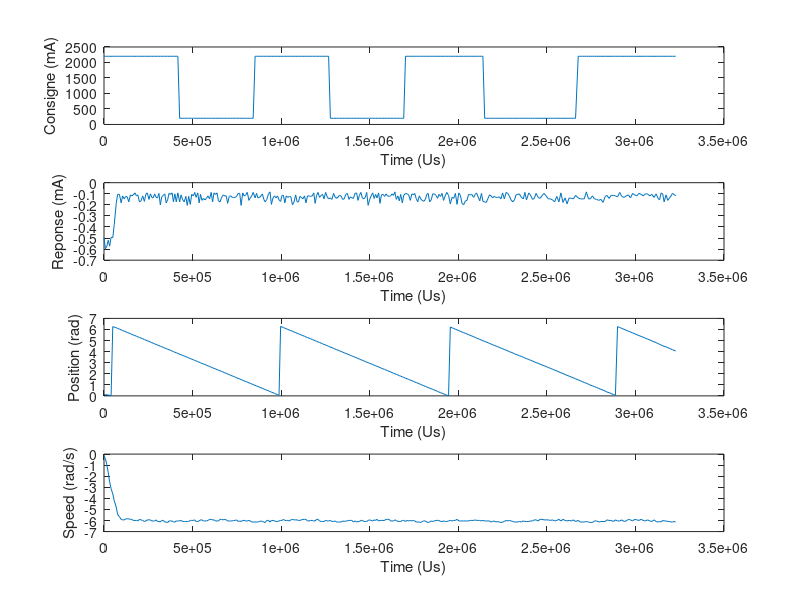
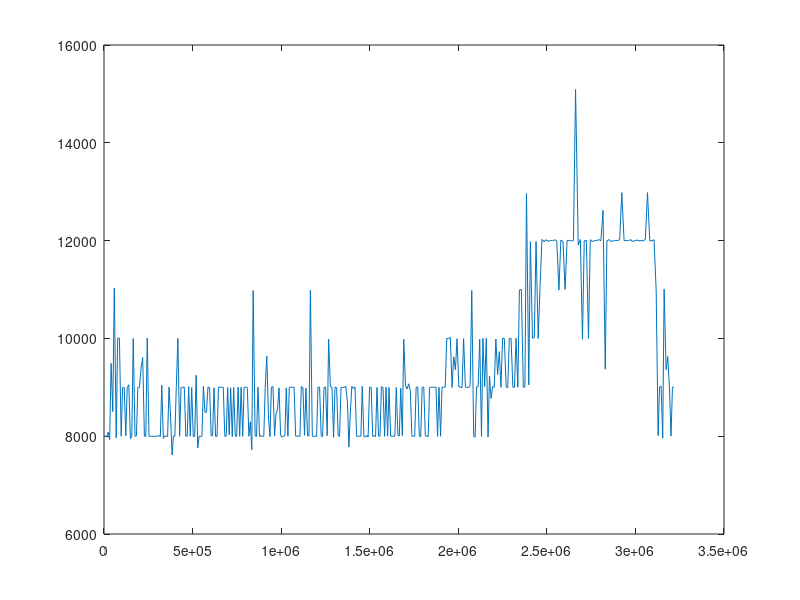

MATLAB code for these plots, in order:
%Succeed to open USB2Dynamixel!
data=struct();
data.description_experience="Consigne de couple sinusoidale, avec asservissement";
data.values=zeros(10000,6);% Indices des colonnes de données
data.col_time=1;
data.col_position=2;
data.col_vitesse=3;
data.col_current=4;
data.col_load=5;
data.col_consigne=6;
i=0;
%Press Enter key to continue!(press ESC and Enter to quit)

i=i+1;data.values(i,:)=[0,0.121214,-0.143807,-0.497129,2.680000,2200];
i=i+1;data.values(i,:)=[7996,0.112008,-0.431421,-0.596104,2.700000,2200];
i=i+1;data.values(i,:)=[16004,0.093596,-0.958713,-0.573610,2.800000,2200];
i=i+1;data.values(i,:)=[23993,0.070580,-1.677747,-0.519623,2.800000,2200];
i=i+1;data.values(i,:)=[32077,0.044496,-2.540589,-0.573610,2.800000,2200];
i=i+1;data.values(i,:)=[40007,0.007672,-3.115817,-0.492630,2.720000,2200];
i=i+1;data.values(i,:)=[49497,6.255567,-3.595174,-0.497129,2.940000,2200];
i=i+1;data.values(i,:)=[58000,6.208002,-4.218338,-0.375658,3.020000,2200];
i=i+1;data.values(i,:)=[69028,6.154299,-4.793564,-0.186704,2.750000,2200];
i=i+1;data.values(i,:)=[76992,6.086788,-5.464664,-0.105724,2.210000,2200];
i=i+1;data.values(i,:)=[86999,6.037688,-5.656406,-0.105724,2.010000,2200];
i=i+1;data.values(i,:)=[97000,5.965573,-5.896085,-0.182205,1.960000,2200];
i=i+1;data.values(i,:)=[105000,5.901131,-5.944021,-0.119221,1.960000,2200];
i=i+1;data.values(i,:)=[113997,5.845894,-5.944021,-0.146214,1.920000,2200];
i=i+1;data.values(i,:)=[122995,5.786054,-5.848149,-0.123720,1.920000,2200];
i=i+1;data.values(i,:)=[131004,5.729283,-5.848149,-0.128219,1.840000,2200];
i=i+1;data.values(i,:)=[139997,5.675581,-5.848149,-0.173208,1.880000,2200];
i=i+1;data.values(i,:)=[149048,5.615741,-5.896085,-0.110223,1.880000,2200];
i=i+1;data.values(i,:)=[156999,5.555901,-5.896085,-0.119221,1.840000,2200];
i=i+1;data.values(i,:)=[164999,5.500664,-5.991956,-0.110223,1.920000,2200];
i=i+1;data.values(i,:)=[174997,5.454633,-5.991956,-0.092227,1.920000,2200];
i=i+1;data.values(i,:)=[182995,5.385588,-5.991956,-0.119221,1.920000,2200];
i=i+1;data.values(i,:)=[191002,5.333419,-6.039892,-0.110223,1.920000,2200];
i=i+1;data.values(i,:)=[200001,5.276649,-5.896085,-0.173208,1.840000,2200];
i=i+1;data.values(i,:)=[209000,5.216808,-5.944021,-0.164210,1.840000,2200];
i=i+1;data.values(i,:)=[218388,5.161572,-5.991956,-0.119221,1.760000,2200];
i=i+1;data.values(i,:)=[227997,5.094060,-6.087827,-0.168709,1.880000,2200];
i=i+1;data.values(i,:)=[235996,5.031151,-6.039892,-0.105724,1.800000,2200];
i=i+1;data.values(i,:)=[243996,4.980518,-5.944021,-0.092227,1.800000,2200];
i=i+1;data.values(i,:)=[254003,4.926815,-5.944021,-0.150713,1.800000,2200];
i=i+1;data.values(i,:)=[261999,4.859303,-5.944021,-0.101225,1.800000,2200];
i=i+1;data.values(i,:)=[270000,4.805601,-6.039892,-0.132718,1.840000,2200];
i=i+1;data.values(i,:)=[277995,4.753433,-6.039892,-0.137216,1.840000,2200];
i=i+1;data.values(i,:)=[285997,4.698196,-6.039892,-0.101225,1.760000,2200];
i=i+1;data.values(i,:)=[293997,4.647563,-5.944021,-0.132718,1.760000,2200];
i=i+1;data.values(i,:)=[301992,4.595394,-6.087827,-0.137216,1.840000,2200];
i=i+1;data.values(i,:)=[309995,4.540158,-6.087827,-0.096726,1.840000,2200];
i=i+1;data.values(i,:)=[318010,4.486455,-6.135763,-0.200201,1.760000,2200];
i=i+1;data.values(i,:)=[325999,4.435822,-5.991956,-0.128219,1.760000,2200];
i=i+1;data.values(i,:)=[335040,4.383654,-5.991956,-0.114722,1.840000,2200];
i=i+1;data.values(i,:)=[342995,4.323813,-6.135763,-0.101225,1.840000,2200];
i=i+1;data.values(i,:)=[351001,4.270111,-6.135763,-0.182205,1.800000,2200];
i=i+1;data.values(i,:)=[359000,4.216409,-6.183698,-0.155212,1.710000,2200];
i=i+1;data.values(i,:)=[366994,4.165775,-6.039892,-0.096726,1.710000,2200];
i=i+1;data.values(i,:)=[375998,4.112072,-6.039892,-0.105724,1.710000,2200];
i=i+1;data.values(i,:)=[384379,4.050698,-6.039892,-0.092227,1.800000,2200];
i=i+1;data.values(i,:)=[391994,3.996996,-6.135763,-0.173208,1.800000,2200];
i=i+1;data.values(i,:)=[399998,3.941759,-6.135763,-0.101225,1.710000,2200];
i=i+1;data.values(i,:)=[407995,3.892660,-6.039892,-0.173208,1.710000,2200];
i=i+1;data.values(i,:)=[416992,3.838957,-6.039892,-0.092227,1.760000,2200];
i=i+1;data.values(i,:)=[426995,3.760705,-6.039892,-0.173208,1.710000,200];
i=i+1;data.values(i,:)=[434994,3.713140,-5.991956,-0.110223,1.710000,200];
i=i+1;data.values(i,:)=[443993,3.657903,-6.087827,-0.155212,1.760000,200];
i=i+1;data.values(i,:)=[452992,3.599598,-6.087827,-0.173208,1.800000,200];
i=i+1;data.values(i,:)=[461998,3.539758,-6.087827,-0.123720,1.760000,200];
i=i+1;data.values(i,:)=[469998,3.486056,-6.087827,-0.204700,1.880000,200];
i=i+1;data.values(i,:)=[477998,3.433887,-6.087827,-0.123720,1.840000,200];
i=i+1;data.values(i,:)=[487012,3.377116,-5.991956,-0.195702,1.800000,200];
i=i+1;data.values(i,:)=[495013,3.317276,-5.991956,-0.105724,1.760000,200];
i=i+1;data.values(i,:)=[504007,3.263574,-5.991956,-0.119221,1.800000,200];
i=i+1;data.values(i,:)=[511997,3.203734,-5.944021,-0.087729,1.760000,200];
i=i+1;data.values(i,:)=[519993,3.154635,-6.087827,-0.132718,1.840000,200];
i=i+1;data.values(i,:)=[529239,3.100932,-6.087827,-0.092227,1.840000,200];
i=i+1;data.values(i,:)=[536997,3.041092,-6.039892,-0.182205,1.840000,200];
i=i+1;data.values(i,:)=[544999,2.984321,-5.944021,-0.105724,1.800000,200];
i=i+1;data.values(i,:)=[552992,2.932153,-5.944021,-0.159711,1.800000,200];
i=i+1;data.values(i,:)=[560994,2.884588,-6.039892,-0.141715,1.840000,200];
i=i+1;data.values(i,:)=[570011,2.829351,-6.039892,-0.155212,1.880000,200];
i=i+1;data.values(i,:)=[578495,2.771046,-6.039892,-0.141715,1.880000,200];
i=i+1;data.values(i,:)=[586995,2.709671,-5.991956,-0.119221,1.880000,200];
i=i+1;data.values(i,:)=[595999,2.654435,-5.896085,-0.146214,1.840000,200];
i=i+1;data.values(i,:)=[604992,2.594595,-5.896085,-0.087729,1.760000,200];
i=i+1;data.values(i,:)=[612994,2.539358,-5.944021,-0.173208,1.800000,200];
i=i+1;data.values(i,:)=[621011,2.485656,-5.944021,-0.092227,1.800000,200];
i=i+1;data.values(i,:)=[630001,2.430419,-6.039892,-0.105724,1.880000,200];
i=i+1;data.values(i,:)=[637997,2.372113,-6.039892,-0.092227,1.880000,200];
i=i+1;data.values(i,:)=[645993,2.318411,-6.039892,-0.164210,1.880000,200];
i=i+1;data.values(i,:)=[654992,2.269311,-5.896085,-0.173208,1.840000,200];
i=i+1;data.values(i,:)=[663993,2.207937,-5.896085,-0.132718,1.800000,200];
i=i+1;data.values(i,:)=[672992,2.148098,-5.944021,-0.110223,1.800000,200];
i=i+1;data.values(i,:)=[681995,2.088258,-5.896085,-0.119221,1.800000,200];
i=i+1;data.values(i,:)=[689993,2.028418,-5.944021,-0.119221,1.800000,200];
i=i+1;data.values(i,:)=[697995,1.974715,-6.039892,-0.186704,1.840000,200];
i=i+1;data.values(i,:)=[706993,1.921013,-6.039892,-0.123720,1.840000,200];
i=i+1;data.values(i,:)=[715021,1.859639,-6.039892,-0.119221,1.840000,200];
i=i+1;data.values(i,:)=[724011,1.805936,-6.039892,-0.132718,1.880000,200];
i=i+1;data.values(i,:)=[732001,1.746096,-5.991956,-0.132718,1.800000,200];
i=i+1;data.values(i,:)=[740997,1.695463,-5.991956,-0.132718,1.760000,200];
i=i+1;data.values(i,:)=[748999,1.634089,-5.944021,-0.123720,1.760000,200];
i=i+1;data.values(i,:)=[756995,1.580386,-6.087827,-0.096726,1.840000,200];
i=i+1;data.values(i,:)=[765997,1.528218,-6.039892,-0.096726,1.840000,200];
i=i+1;data.values(i,:)=[773996,1.466844,-6.087827,-0.204700,1.840000,200];
i=i+1;data.values(i,:)=[782995,1.413141,-5.991956,-0.092227,1.760000,200];
i=i+1;data.values(i,:)=[790993,1.353301,-5.991956,-0.119221,1.760000,200];
i=i+1;data.values(i,:)=[799995,1.302668,-6.039892,-0.110223,1.710000,200];
i=i+1;data.values(i,:)=[809000,1.242828,-6.039892,-0.087729,1.710000,200];
i=i+1;data.values(i,:)=[817996,1.182988,-5.991956,-0.159711,1.760000,200];
i=i+1;data.values(i,:)=[825995,1.123148,-6.039892,-0.137216,1.710000,200];
i=i+1;data.values(i,:)=[834291,1.077117,-6.135763,-0.119221,1.800000,200];
i=i+1;data.values(i,:)=[842013,1.015743,-6.135763,-0.087729,1.800000,200];
i=i+1;data.values(i,:)=[852992,0.954369,-6.135763,-0.137216,1.800000,2200];
i=i+1;data.values(i,:)=[861000,0.894529,-6.135763,-0.096726,1.800000,2200];
i=i+1;data.values(i,:)=[868995,0.840827,-6.135763,-0.137216,1.800000,2200];
i=i+1;data.values(i,:)=[878001,0.790193,-6.087827,-0.132718,1.760000,2200];
i=i+1;data.values(i,:)=[885994,0.730353,-6.039892,-0.119221,1.710000,2200];
i=i+1;data.values(i,:)=[894004,0.678185,-6.087827,-0.101225,1.670000,2200];
i=i+1;data.values(i,:)=[901999,0.622948,-6.135763,-0.150713,1.800000,2200];
i=i+1;data.values(i,:)=[909999,0.569246,-6.183698,-0.173208,1.800000,2200];
i=i+1;data.values(i,:)=[918991,0.510940,-5.991956,-0.150713,1.670000,2200];
i=i+1;data.values(i,:)=[928629,0.457238,-5.991956,-0.101225,1.710000,2200];
i=i+1;data.values(i,:)=[936999,0.391261,-6.135763,-0.083230,1.800000,2200];
i=i+1;data.values(i,:)=[944992,0.337558,-5.991956,-0.195702,1.710000,2200];
i=i+1;data.values(i,:)=[953992,0.283856,-5.991956,-0.137216,1.760000,2200];
i=i+1;data.values(i,:)=[963006,0.222482,-6.039892,-0.119221,1.760000,2200];
i=i+1;data.values(i,:)=[971010,0.162642,-6.087827,-0.137216,1.800000,2200];
i=i+1;data.values(i,:)=[979458,0.108939,-6.087827,-0.119221,1.880000,2200];
i=i+1;data.values(i,:)=[988007,0.053702,-6.039892,-0.155212,1.840000,2200];
i=i+1;data.values(i,:)=[996994,6.280117,-5.991956,-0.168709,1.880000,2200];
i=i+1;data.values(i,:)=[1005012,6.218742,-5.991956,-0.114722,1.800000,2200];
i=i+1;data.values(i,:)=[1012995,6.168108,-5.896085,-0.114722,1.840000,2200];
i=i+1;data.values(i,:)=[1020994,6.114407,-5.991956,-0.182205,1.880000,2200];
i=i+1;data.values(i,:)=[1029002,6.062238,-5.991956,-0.119221,1.880000,2200];
i=i+1;data.values(i,:)=[1037991,6.007001,-5.991956,-0.132718,1.800000,2200];
i=i+1;data.values(i,:)=[1045992,5.945627,-6.039892,-0.123720,1.800000,2200];
i=i+1;data.values(i,:)=[1054993,5.896528,-5.944021,-0.128219,1.800000,2200];
i=i+1;data.values(i,:)=[1063993,5.835154,-5.896085,-0.200201,1.840000,2200];
i=i+1;data.values(i,:)=[1072992,5.775313,-5.944021,-0.173208,1.840000,2200];
i=i+1;data.values(i,:)=[1081994,5.715474,-5.944021,-0.110223,1.800000,2200];
i=i+1;data.values(i,:)=[1089994,5.654100,-5.944021,-0.173208,1.800000,2200];
i=i+1;data.values(i,:)=[1097997,5.601932,-5.991956,-0.173208,1.880000,2200];
i=i+1;data.values(i,:)=[1105999,5.554367,-5.991956,-0.123720,1.920000,2200];
i=i+1;data.values(i,:)=[1113995,5.496061,-5.944021,-0.132718,1.840000,2200];
i=i+1;data.values(i,:)=[1123010,5.442359,-5.896085,-0.146214,1.800000,2200];
i=i+1;data.values(i,:)=[1131996,5.382519,-5.896085,-0.119221,1.800000,2200];
i=i+1;data.values(i,:)=[1140016,5.321145,-5.896085,-0.182205,1.800000,2200];
i=i+1;data.values(i,:)=[1148997,5.268976,-6.039892,-0.119221,1.880000,2200];
i=i+1;data.values(i,:)=[1157003,5.215274,-6.039892,-0.119221,1.880000,2200];
i=i+1;data.values(i,:)=[1165012,5.161572,-5.991956,-0.123720,1.920000,2200];
i=i+1;data.values(i,:)=[1176000,5.103266,-5.991956,-0.119221,1.920000,2200];
i=i+1;data.values(i,:)=[1183999,5.034220,-6.039892,-0.092227,1.880000,2200];
i=i+1;data.values(i,:)=[1191994,4.978983,-6.039892,-0.186704,1.800000,2200];
i=i+1;data.values(i,:)=[1199995,4.929884,-5.896085,-0.114722,1.800000,2200];
i=i+1;data.values(i,:)=[1207992,4.876182,-5.896085,-0.087729,1.800000,2200];
i=i+1;data.values(i,:)=[1216995,4.822479,-6.039892,-0.132718,1.880000,2200];
i=i+1;data.values(i,:)=[1225996,4.761105,-6.087827,-0.114722,1.880000,2200];
i=i+1;data.values(i,:)=[1234004,4.701265,-6.087827,-0.105724,1.800000,2200];
i=i+1;data.values(i,:)=[1241995,4.647563,-6.087827,-0.146214,1.760000,2200];
i=i+1;data.values(i,:)=[1250992,4.596929,-5.991956,-0.087729,1.760000,2200];
i=i+1;data.values(i,:)=[1260000,4.537089,-6.039892,-0.128219,1.710000,2200];
i=i+1;data.values(i,:)=[1268011,4.475715,-6.039892,-0.146214,1.760000,2200];
i=i+1;data.values(i,:)=[1277997,4.405134,-5.991956,-0.137216,1.710000,200];
i=i+1;data.values(i,:)=[1287011,4.354501,-6.087827,-0.150713,1.710000,200];
i=i+1;data.values(i,:)=[1296015,4.293127,-6.087827,-0.096726,1.710000,200];
i=i+1;data.values(i,:)=[1303992,4.233286,-6.039892,-0.128219,1.710000,200];
i=i+1;data.values(i,:)=[1312998,4.181118,-6.135763,-0.141715,1.710000,200];
i=i+1;data.values(i,:)=[1321992,4.125882,-6.135763,-0.128219,1.840000,200];
i=i+1;data.values(i,:)=[1330001,4.066041,-6.135763,-0.114722,1.800000,200];
i=i+1;data.values(i,:)=[1337998,4.010805,-6.135763,-0.119221,1.840000,200];
i=i+1;data.values(i,:)=[1346999,3.955568,-6.039892,-0.150713,1.710000,200];
i=i+1;data.values(i,:)=[1355992,3.894194,-6.087827,-0.146214,1.670000,200];
i=i+1;data.values(i,:)=[1364994,3.832820,-6.039892,-0.105724,1.760000,200];
i=i+1;data.values(i,:)=[1374012,3.779117,-6.039892,-0.096726,1.710000,200];
i=i+1;data.values(i,:)=[1382725,3.720812,-5.991956,-0.150713,1.760000,200];
i=i+1;data.values(i,:)=[1390503,3.659438,-5.991956,-0.128219,1.710000,200];
i=i+1;data.values(i,:)=[1398998,3.607270,-5.991956,-0.137216,1.760000,200];
i=i+1;data.values(i,:)=[1408015,3.553567,-6.135763,-0.141715,1.800000,200];
i=i+1;data.values(i,:)=[1416991,3.493727,-6.039892,-0.096726,1.840000,200];
i=i+1;data.values(i,:)=[1425997,3.435422,-6.135763,-0.092227,1.840000,200];
i=i+1;data.values(i,:)=[1433997,3.374048,-6.087827,-0.159711,1.840000,200];
i=i+1;data.values(i,:)=[1441995,3.320345,-6.087827,-0.114722,1.760000,200];
i=i+1;data.values(i,:)=[1449996,3.269711,-5.991956,-0.087729,1.760000,200];
i=i+1;data.values(i,:)=[1457998,3.216009,-5.991956,-0.137216,1.840000,200];
i=i+1;data.values(i,:)=[1467017,3.162307,-6.087827,-0.146214,1.880000,200];
i=i+1;data.values(i,:)=[1475013,3.100932,-6.087827,-0.132718,1.840000,200];
i=i+1;data.values(i,:)=[1482998,3.047230,-6.087827,-0.087729,1.760000,200];
i=i+1;data.values(i,:)=[1491014,2.998130,-5.991956,-0.204700,1.760000,200];
i=i+1;data.values(i,:)=[1498996,2.944428,-5.944021,-0.155212,1.880000,200];
i=i+1;data.values(i,:)=[1507993,2.892260,-5.991956,-0.119221,1.880000,200];
i=i+1;data.values(i,:)=[1516997,2.830886,-6.039892,-0.092227,1.920000,200];
i=i+1;data.values(i,:)=[1524991,2.771046,-5.944021,-0.141715,1.920000,200];
i=i+1;data.values(i,:)=[1533001,2.718878,-5.991956,-0.105724,1.880000,200];
i=i+1;data.values(i,:)=[1540995,2.668244,-5.896085,-0.137216,1.840000,200];
i=i+1;data.values(i,:)=[1549993,2.616076,-6.039892,-0.092227,1.920000,200];
i=i+1;data.values(i,:)=[1557999,2.556236,-5.991956,-0.186704,1.880000,200];
i=i+1;data.values(i,:)=[1565996,2.500999,-5.991956,-0.110223,1.920000,200];
i=i+1;data.values(i,:)=[1575010,2.445762,-5.991956,-0.105724,1.880000,200];
i=i+1;data.values(i,:)=[1583997,2.387457,-5.991956,-0.123720,1.840000,200];
i=i+1;data.values(i,:)=[1591994,2.327617,-5.896085,-0.101225,1.840000,200];
i=i+1;data.values(i,:)=[1600997,2.276983,-5.896085,-0.119221,1.840000,200];
i=i+1;data.values(i,:)=[1608997,2.217144,-5.896085,-0.123720,1.800000,200];
i=i+1;data.values(i,:)=[1617993,2.161907,-6.039892,-0.119221,1.920000,200];
i=i+1;data.values(i,:)=[1625995,2.102067,-6.039892,-0.101225,1.880000,200];
i=i+1;data.values(i,:)=[1633998,2.054502,-6.039892,-0.114722,1.880000,200];
i=i+1;data.values(i,:)=[1641997,1.999265,-5.944021,-0.083230,1.800000,200];
i=i+1;data.values(i,:)=[1649997,1.945563,-5.991956,-0.150713,1.760000,200];
i=i+1;data.values(i,:)=[1658994,1.891860,-6.087827,-0.119221,1.800000,200];
i=i+1;data.values(i,:)=[1667015,1.830486,-6.087827,-0.164210,1.840000,200];
i=i+1;data.values(i,:)=[1675018,1.776784,-6.087827,-0.105724,1.880000,200];
i=i+1;data.values(i,:)=[1684000,1.723081,-5.991956,-0.182205,1.760000,200];
i=i+1;data.values(i,:)=[1692013,1.666310,-5.991956,-0.114722,1.760000,200];
i=i+1;data.values(i,:)=[1701995,1.601867,-6.087827,-0.096726,1.840000,2200];
i=i+1;data.values(i,:)=[1711031,1.546630,-5.991956,-0.101225,1.760000,2200];
i=i+1;data.values(i,:)=[1719994,1.485256,-6.039892,-0.110223,1.710000,2200];
i=i+1;data.values(i,:)=[1729065,1.431554,-5.991956,-0.159711,1.760000,2200];
i=i+1;data.values(i,:)=[1737996,1.370179,-6.039892,-0.101225,1.710000,2200];
i=i+1;data.values(i,:)=[1745995,1.310339,-5.991956,-0.110223,1.760000,2200];
i=i+1;data.values(i,:)=[1753998,1.256637,-6.039892,-0.096726,1.670000,2200];
i=i+1;data.values(i,:)=[1761994,1.202935,-6.135763,-0.141715,1.800000,2200];
i=i+1;data.values(i,:)=[1770991,1.149232,-6.135763,-0.173208,1.760000,2200];
i=i+1;data.values(i,:)=[1780000,1.089392,-6.135763,-0.119221,1.800000,2200];
i=i+1;data.values(i,:)=[1788006,1.029552,-6.183698,-0.146214,1.760000,2200];
i=i+1;data.values(i,:)=[1795993,0.978919,-6.087827,-0.159711,1.710000,2200];
i=i+1;data.values(i,:)=[1804992,0.925216,-6.039892,-0.168709,1.710000,2200];
i=i+1;data.values(i,:)=[1813997,0.863842,-6.039892,-0.150713,1.710000,2200];
i=i+1;data.values(i,:)=[1821999,0.802468,-6.135763,-0.105724,1.760000,2200];
i=i+1;data.values(i,:)=[1830004,0.748765,-6.183698,-0.096726,1.800000,2200];
i=i+1;data.values(i,:)=[1837994,0.695063,-6.135763,-0.173208,1.710000,2200];
i=i+1;data.values(i,:)=[1846993,0.645964,-6.039892,-0.155212,1.670000,2200];
i=i+1;data.values(i,:)=[1855992,0.584589,-6.087827,-0.101225,1.710000,2200];
i=i+1;data.values(i,:)=[1864993,0.524750,-6.039892,-0.101225,1.760000,2200];
i=i+1;data.values(i,:)=[1873992,0.464910,-5.991956,-0.114722,1.760000,2200];
i=i+1;data.values(i,:)=[1882997,0.403535,-5.991956,-0.141715,1.760000,2200];
i=i+1;data.values(i,:)=[1890993,0.345230,-5.991956,-0.105724,1.760000,2200];
i=i+1;data.values(i,:)=[1899993,0.289993,-6.087827,-0.123720,1.840000,2200];
i=i+1;data.values(i,:)=[1907992,0.236291,-6.087827,-0.096726,1.840000,2200];
i=i+1;data.values(i,:)=[1916994,0.184123,-6.039892,-0.159711,1.840000,2200];
i=i+1;data.values(i,:)=[1925995,0.122748,-6.087827,-0.119221,1.840000,2200];
i=i+1;data.values(i,:)=[1934998,0.062909,-6.087827,-0.087729,1.880000,2200];
i=i+1;data.values(i,:)=[1944999,0.001534,-6.039892,-0.114722,1.920000,2200];
i=i+1;data.values(i,:)=[1954992,6.220277,-5.991956,-0.191203,1.920000,2200];
i=i+1;data.values(i,:)=[1965013,6.151231,-6.039892,-0.132718,1.800000,2200];
i=i+1;data.values(i,:)=[1974011,6.085253,-5.991956,-0.141715,1.800000,2200];
i=i+1;data.values(i,:)=[1983636,6.023879,-5.991956,-0.096726,1.760000,2200];
i=i+1;data.values(i,:)=[1992997,5.964039,-5.896085,-0.195702,1.800000,2200];
i=i+1;data.values(i,:)=[2002991,5.896528,-6.039892,-0.092227,1.920000,2200];
i=i+1;data.values(i,:)=[2011999,5.832085,-6.039892,-0.114722,1.880000,2200];
i=i+1;data.values(i,:)=[2021011,5.772245,-6.039892,-0.186704,1.880000,2200];
i=i+1;data.values(i,:)=[2030000,5.712405,-6.039892,-0.200201,1.880000,2200];
i=i+1;data.values(i,:)=[2039996,5.649497,-6.039892,-0.164210,1.880000,2200];
i=i+1;data.values(i,:)=[2048997,5.589657,-6.039892,-0.159711,1.880000,2200];
i=i+1;data.values(i,:)=[2057997,5.528283,-6.039892,-0.105724,1.920000,2200];
i=i+1;data.values(i,:)=[2066992,5.469977,-5.991956,-0.110223,1.920000,2200];
i=i+1;data.values(i,:)=[2076029,5.408603,-5.991956,-0.105724,1.920000,2200];
i=i+1;data.values(i,:)=[2087010,5.347229,-5.991956,-0.132718,1.920000,2200];
i=i+1;data.values(i,:)=[2095012,5.275114,-5.944021,-0.105724,1.920000,2200];
i=i+1;data.values(i,:)=[2102992,5.221411,-5.991956,-0.092227,1.920000,2200];
i=i+1;data.values(i,:)=[2112001,5.166174,-5.991956,-0.128219,1.880000,2200];
i=i+1;data.values(i,:)=[2121011,5.106335,-5.991956,-0.164210,1.880000,2200];
i=i+1;data.values(i,:)=[2130994,5.046495,-6.039892,-0.096726,1.920000,2200];
i=i+1;data.values(i,:)=[2138992,4.985121,-5.991956,-0.168709,1.800000,2200];
i=i+1;data.values(i,:)=[2148993,4.917609,-6.039892,-0.173208,1.880000,200];
i=i+1;data.values(i,:)=[2158011,4.865441,-6.039892,-0.177707,1.880000,200];
i=i+1;data.values(i,:)=[2168012,4.804067,-6.039892,-0.141715,1.880000,200];
i=i+1;data.values(i,:)=[2175996,4.736555,-6.039892,-0.110223,1.840000,200];
i=i+1;data.values(i,:)=[2185224,4.684387,-6.135763,-0.119221,1.800000,200];
i=i+1;data.values(i,:)=[2193997,4.623013,-6.087827,-0.137216,1.840000,200];
i=i+1;data.values(i,:)=[2203011,4.563173,-6.039892,-0.123720,1.840000,200];
i=i+1;data.values(i,:)=[2212013,4.501799,-6.135763,-0.132718,1.840000,200];
i=i+1;data.values(i,:)=[2222000,4.440424,-6.087827,-0.132718,1.840000,200];
i=i+1;data.values(i,:)=[2231262,4.382119,-6.135763,-0.128219,1.760000,200];
i=i+1;data.values(i,:)=[2240991,4.319211,-6.183698,-0.146214,1.840000,200];
i=i+1;data.values(i,:)=[2249993,4.254767,-6.135763,-0.092227,1.840000,200];
i=i+1;data.values(i,:)=[2259998,4.194928,-6.087827,-0.146214,1.840000,200];
i=i+1;data.values(i,:)=[2269992,4.127416,-5.991956,-0.087729,1.710000,200];
i=i+1;data.values(i,:)=[2279001,4.059905,-6.039892,-0.096726,1.760000,200];
i=i+1;data.values(i,:)=[2287992,3.998530,-5.991956,-0.119221,1.760000,200];
i=i+1;data.values(i,:)=[2297993,3.938690,-6.039892,-0.155212,1.710000,200];
i=i+1;data.values(i,:)=[2307992,3.878850,-6.087827,-0.173208,1.840000,200];
i=i+1;data.values(i,:)=[2316997,3.808270,-6.135763,-0.155212,1.800000,200];
i=i+1;data.values(i,:)=[2325995,3.746896,-6.135763,-0.110223,1.800000,200];
i=i+1;data.values(i,:)=[2335997,3.687056,-6.135763,-0.105724,1.800000,200];
i=i+1;data.values(i,:)=[2345000,3.621079,-6.087827,-0.101225,1.840000,200];
i=i+1;data.values(i,:)=[2355991,3.567376,-6.135763,-0.132718,1.760000,200];
i=i+1;data.values(i,:)=[2366994,3.493727,-6.039892,-0.146214,1.800000,200];
i=i+1;data.values(i,:)=[2375994,3.418544,-6.087827,-0.087729,1.840000,200];
i=i+1;data.values(i,:)=[2384999,3.357170,-6.087827,-0.155212,1.800000,200];
i=i+1;data.values(i,:)=[2397964,3.297330,-6.087827,-0.092227,1.760000,200];
i=i+1;data.values(i,:)=[2407012,3.216009,-6.039892,-0.110223,1.760000,200];
i=i+1;data.values(i,:)=[2418991,3.156169,-6.039892,-0.150713,1.840000,200];
i=i+1;data.values(i,:)=[2428994,3.071779,-5.944021,-0.141715,1.800000,200];
i=i+1;data.values(i,:)=[2439011,3.005802,-5.944021,-0.096726,1.760000,200];
i=i+1;data.values(i,:)=[2450995,2.945962,-6.039892,-0.132718,1.840000,200];
i=i+1;data.values(i,:)=[2460995,2.863107,-5.896085,-0.141715,1.800000,200];
i=i+1;data.values(i,:)=[2471993,2.794061,-5.896085,-0.119221,1.920000,200];
i=i+1;data.values(i,:)=[2484015,2.725015,-5.944021,-0.096726,1.920000,200];
i=i+1;data.values(i,:)=[2495993,2.645229,-5.944021,-0.119221,1.920000,200];
i=i+1;data.values(i,:)=[2508011,2.568511,-5.944021,-0.146214,1.800000,200];
i=i+1;data.values(i,:)=[2519994,2.484121,-5.991956,-0.146214,1.840000,200];
i=i+1;data.values(i,:)=[2531998,2.408938,-5.944021,-0.155212,1.800000,200];
i=i+1;data.values(i,:)=[2543997,2.326083,-6.039892,-0.173208,1.840000,200];
i=i+1;data.values(i,:)=[2556011,2.246296,-5.991956,-0.123720,1.880000,200];
i=i+1;data.values(i,:)=[2568012,2.169579,-5.896085,-0.173208,1.800000,200];
i=i+1;data.values(i,:)=[2579000,2.091326,-6.039892,-0.092227,1.880000,200];
i=i+1;data.values(i,:)=[2591011,2.019212,-5.896085,-0.177707,1.880000,200];
i=i+1;data.values(i,:)=[2602992,1.934822,-5.991956,-0.137216,1.800000,200];
i=i+1;data.values(i,:)=[2613993,1.855036,-6.039892,-0.191203,1.920000,200];
i=i+1;data.values(i,:)=[2625994,1.782921,-5.991956,-0.137216,1.760000,200];
i=i+1;data.values(i,:)=[2637999,1.703135,-6.039892,-0.141715,1.840000,200];
i=i+1;data.values(i,:)=[2649991,1.626417,-5.944021,-0.146214,1.760000,200];
i=i+1;data.values(i,:)=[2661992,1.543561,-6.087827,-0.114722,1.760000,200];
i=i+1;data.values(i,:)=[2677083,1.445363,-5.991956,-0.137216,1.710000,2200];
i=i+1;data.values(i,:)=[2688991,1.368645,-6.135763,-0.146214,1.710000,2200];
i=i+1;data.values(i,:)=[2701013,1.285790,-6.135763,-0.146214,1.760000,2200];
i=i+1;data.values(i,:)=[2710996,1.209072,-6.135763,-0.146214,1.800000,2200];
i=i+1;data.values(i,:)=[2722992,1.141560,-6.087827,-0.083230,1.670000,2200];
i=i+1;data.values(i,:)=[2734995,1.060240,-6.135763,-0.146214,1.710000,2200];
i=i+1;data.values(i,:)=[2744993,0.978919,-6.183698,-0.146214,1.800000,2200];
i=i+1;data.values(i,:)=[2757013,0.914476,-6.183698,-0.119221,1.760000,2200];
i=i+1;data.values(i,:)=[2768992,0.833155,-6.039892,-0.146214,1.800000,2200];
i=i+1;data.values(i,:)=[2780993,0.756437,-6.039892,-0.150713,1.710000,2200];
i=i+1;data.values(i,:)=[2792993,0.670513,-6.135763,-0.159711,1.800000,2200];
i=i+1;data.values(i,:)=[2805014,0.596864,-6.087827,-0.150713,1.710000,2200];
i=i+1;data.values(i,:)=[2817012,0.514009,-6.087827,-0.177707,1.800000,2200];
i=i+1;data.values(i,:)=[2829630,0.432688,-6.087827,-0.123720,1.840000,2200];
i=i+1;data.values(i,:)=[2839000,0.349833,-5.944021,-0.114722,1.800000,2200];
i=i+1;data.values(i,:)=[2850992,0.289993,-5.991956,-0.141715,1.800000,2200];
i=i+1;data.values(i,:)=[2863013,0.211741,-5.991956,-0.114722,1.760000,2200];
i=i+1;data.values(i,:)=[2874992,0.128886,-6.087827,-0.114722,1.880000,2200];
i=i+1;data.values(i,:)=[2886992,0.047565,-5.944021,-0.119221,1.840000,2200];
i=i+1;data.values(i,:)=[2898992,6.255567,-6.039892,-0.128219,1.800000,2200];
i=i+1;data.values(i,:)=[2910994,6.174246,-6.039892,-0.087729,1.920000,2200];
i=i+1;data.values(i,:)=[2923012,6.095994,-5.944021,-0.123720,1.760000,2200];
i=i+1;data.values(i,:)=[2935992,6.013139,-6.087827,-0.132718,1.800000,2200];
i=i+1;data.values(i,:)=[2947992,5.928750,-6.039892,-0.119221,1.880000,2200];
i=i+1;data.values(i,:)=[2959996,5.847428,-5.896085,-0.110223,1.880000,2200];
i=i+1;data.values(i,:)=[2971992,5.770710,-5.944021,-0.137216,1.800000,2200];
i=i+1;data.values(i,:)=[2984013,5.686321,-6.039892,-0.096726,1.880000,2200];
i=i+1;data.values(i,:)=[2995995,5.614206,-5.896085,-0.110223,1.840000,2200];
i=i+1;data.values(i,:)=[3007991,5.528283,-5.944021,-0.119221,1.880000,2200];
i=i+1;data.values(i,:)=[3020005,5.450030,-5.991956,-0.096726,1.920000,2200];
i=i+1;data.values(i,:)=[3031998,5.370244,-5.896085,-0.105724,1.840000,2200];
i=i+1;data.values(i,:)=[3043999,5.295061,-5.991956,-0.119221,1.840000,2200];
i=i+1;data.values(i,:)=[3055992,5.215274,-6.039892,-0.101225,1.920000,2200];
i=i+1;data.values(i,:)=[3068018,5.130885,-5.944021,-0.101225,1.760000,2200];
i=i+1;data.values(i,:)=[3081000,5.052632,-6.039892,-0.119221,1.880000,2200];
i=i+1;data.values(i,:)=[3092997,4.965174,-6.087827,-0.105724,1.840000,2200];
i=i+1;data.values(i,:)=[3104993,4.888456,-5.944021,-0.132718,1.800000,2200];
i=i+1;data.values(i,:)=[3117012,4.810204,-6.087827,-0.101225,1.760000,2200];
i=i+1;data.values(i,:)=[3127998,4.728884,-6.135763,-0.141715,1.840000,2200];
i=i+1;data.values(i,:)=[3136008,4.652165,-6.087827,-0.155212,1.800000,2200];
i=i+1;data.values(i,:)=[3145011,4.598463,-6.135763,-0.092227,1.840000,2200];
i=i+1;data.values(i,:)=[3154038,4.537089,-5.991956,-0.101225,1.800000,2200];
i=i+1;data.values(i,:)=[3161998,4.475715,-6.039892,-0.173208,1.760000,2200];
i=i+1;data.values(i,:)=[3173007,4.425081,-6.039892,-0.110223,1.800000,2200];
i=i+1;data.values(i,:)=[3182367,4.356035,-6.087827,-0.159711,1.800000,2200];
i=i+1;data.values(i,:)=[3191995,4.294661,-6.087827,-0.137216,1.710000,2200];
i=i+1;data.values(i,:)=[3200993,4.228683,-6.135763,-0.119221,1.800000,2200];
i=i+1;data.values(i,:)=[3208994,4.168844,-6.135763,-0.096726,1.840000,2200];
i=i+1;data.values(i,:)=[3217994,4.115141,-6.087827,-0.105724,1.710000,2200];
i=i+1;data.values(i,:)=[3226999,4.055301,-6.135763,-0.119221,1.800000,2200];

lg_data=i;data.values=data.values(1:lg_data,:);
%trace de temps entre 2 echantillons
figure(2);clf();
t_us=data.values(:,1);
dt_us=t_us(2:lg_data)-t_us(1:(lg_data-1));
plot ( t_us(1:(lg_data-1)), dt_us ); 


figure (1)
clf ()
subplot ( 4, 1, 1 )
plot ( data.values(:,1), data.values(:,6) ); 
xlabel('Time (Us)'); 
ylabel('Consigne (mA)');
subplot ( 4, 1, 2 )
plot ( data.values(:,1), data.values(:,4) ); 
xlabel('Time (Us)'); 
ylabel('Reponse (mA)');
subplot ( 4, 1, 3 )
plot ( data.values(:,1), data.values(:,2) ); 
xlabel('Time (Us)'); 
ylabel('Position (rad)');
subplot ( 4, 1, 4 )
plot ( data.values(:,1), data.values(:,3) ); 
xlabel('Time (Us)'); 
ylabel('Speed (rad/s)');
